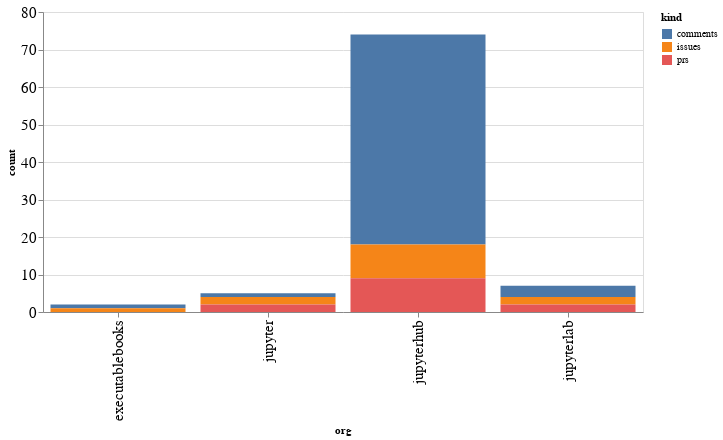

Notebook code cell kept with this figure:
### Code cell
alt.Chart(org_summaries, width=600).mark_bar().encode(
    x='org',
    y='count',
    color='kind',
    tooltip="org"
)

### Figure 1 — Vega-Lite specification as saved in the notebook (floating-point values rounded to 4 significant figures)
{"config": {"axisLeft": {"labelFontSize": 15}, "axisBottom": {"labelFontSize": 15}}, "data": {"name": "data-ebcea2a9e84456a1e02eaf9d2b42ce13"}, "mark": "bar", "encoding": {"color": {"type": "nominal", "field": "kind"}, "tooltip": {"type": "nominal", "field": "org"}, "x": {"type": "nominal", "field": "org"}, "y": {"type": "quantitative", "field": "count"}}, "width": 600, "$schema": "https://vega.github.io/schema/vega-lite/v4.8.1.json", "datasets": {"data-ebcea2a9e84456a1e02eaf9d2b42ce13": [{"org": "executablebooks", "kind": "comments", "count": 1}, {"org": "executablebooks", "kind": "issues", "count": 1}, {"org": "jupyter", "kind": "comments", "count": 1}, {"org": "jupyter", "kind": "issues", "count": 2}, {"org": "jupyter", "kind": "prs", "count": 2}, {"org": "jupyterhub", "kind": "comments", "count": 56}, {"org": "jupyterhub", "kind": "issues", "count": 9}, {"org": "jupyterhub", "kind": "prs", "count": 9}, {"org": "jupyterlab", "kind": "comments", "count": 3}, {"org": "jupyterlab", "kind": "issues", "count": 2}, {"org": "jupyterlab", "kind": "prs", "count": 2}]}}
